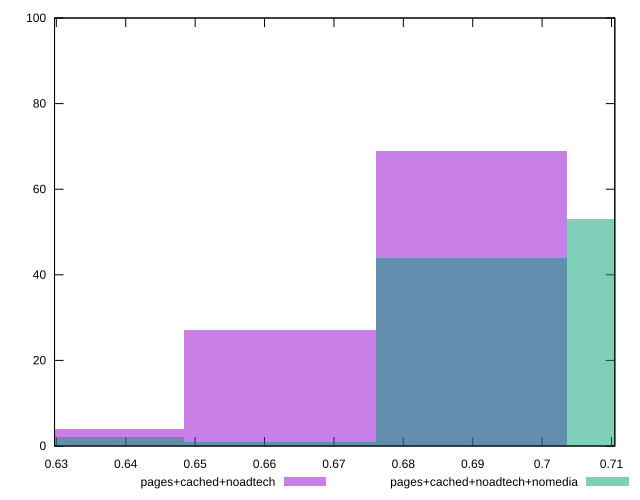

This figure's gnuplot source:
reset

$pagesCachedNoadtech <<EOF
0.6622161396069101 27
0.689808478757198 69
0.6346238004566221 4
EOF

$pagesCachedNoadtechNomedia <<EOF
0.6622161396069101 1
0.7174008179074859 53
0.689808478757198 44
0.6346238004566221 2
EOF

set key outside below
set boxwidth 0.027592339150287918
set xrange [0.6297399614697364:0.7104778511166379]
set yrange [0:100]
set trange [0:100]
set style fill transparent solid 0.5 noborder
set terminal svg size 640, 500 enhanced background rgb 'white'
set output "report_00018_2021-02-10T15-25-16.877Z/meta/pScore/comparison/histogram/2_vs_3.svg"

plot $pagesCachedNoadtech title "pages+cached+noadtech" with boxes, \
     $pagesCachedNoadtechNomedia title "pages+cached+noadtech+nomedia" with boxes

reset
